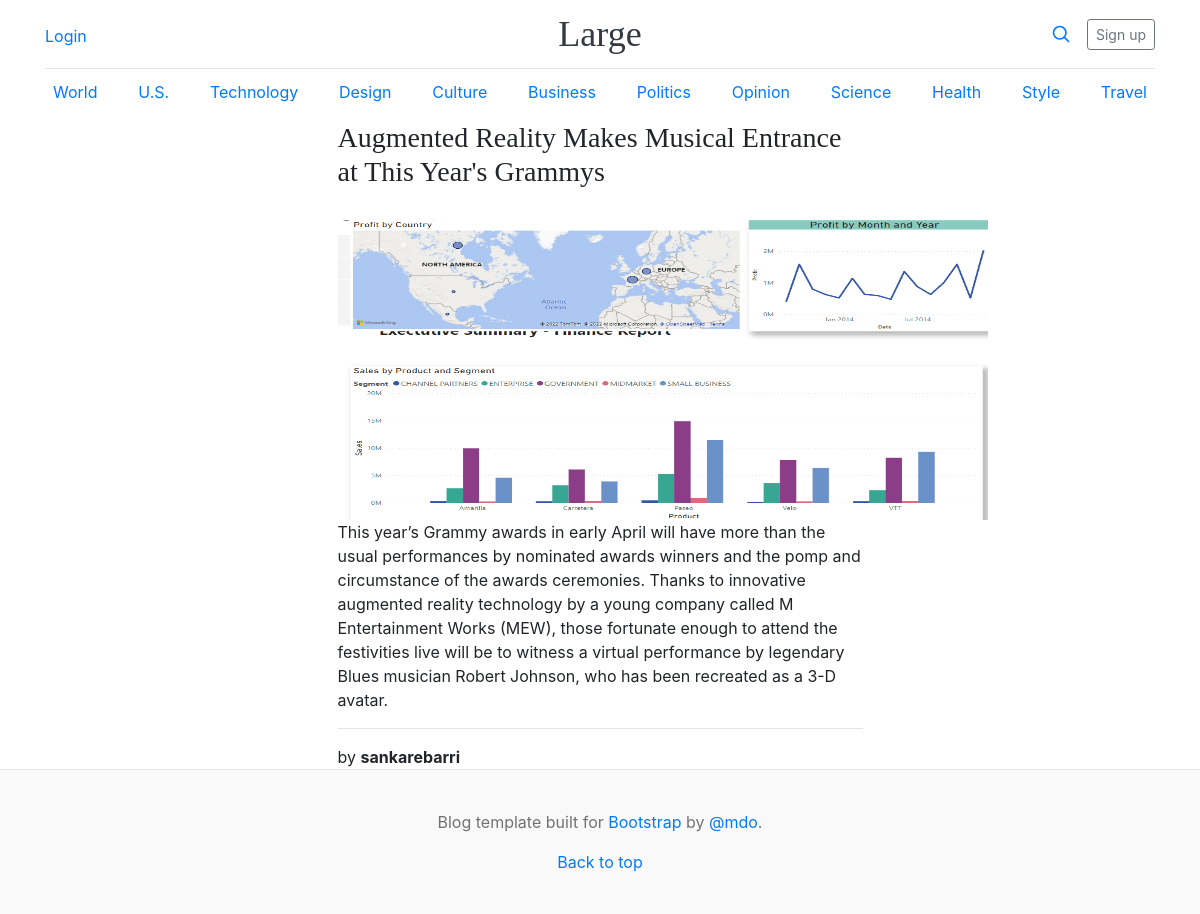
The page /article/5/ on the database its author committed.
### home/models.py (models this page shows, shortened)
class BlogDetails(models.Model):
    category = models.ForeignKey(Category, on_delete=models.CASCADE)
    title = models.TextField()
    content = models.TextField()
    author = models.ForeignKey(User, on_delete=models.CASCADE)
    published_date = models.DateTimeField(auto_now_add=True)
    content_image = models.ImageField(upload_to='article_img', blank=True)

### home/views.py (the view)
# urls.py: path('article/<str:pk>/', views.article, name='article'),
def article(request, pk):
    article = BlogDetails.objects.get(id=pk)
    context = {
        'article': article
    }
    return render(request, 'home/article.html', context)

### templates/home/article.html
{% extends 'base.html' %}
{% block content %}
<div class="container d-flex align-items-center justify-content-center">
  <div class="col-6">
    <h3>{{ article.title }}</h3>
    <br>
    {% if article.content_image %}
      <img src="{{ article.content_image.url }}" alt="" style='width:650px; height:300px'>
    {% endif %}
    {{ article.content }}
    <hr>
    by <strong>{{ article.author }}</strong>
  </div>
</div>
{% endblock %}

### blog_django/static/css/blog.css (style rules this page uses)
h1, h2, h3, h4, h5, h6 { font-family: "Playfair Display", Georgia, "Times New Roman", serif; }

### rows shown on the page
BlogDetails: title "Augmented Reality Makes Musical Entrance at This Year's Grammys", content_image (picture), content "This year’s Grammy awards in early April will have more than the usual performances by nominated awards winners and the pomp and circumstance of the awards ceremonies. Thanks to innovative augmented reality technology by a young company called M Entertainment Works (MEW), those fortunate enough to attend the festivities live will be to witness a virtual performance by legendary Blues musician Robert Johnson, who has been recreated as a 3-D avatar.", author "sankarebarri"
